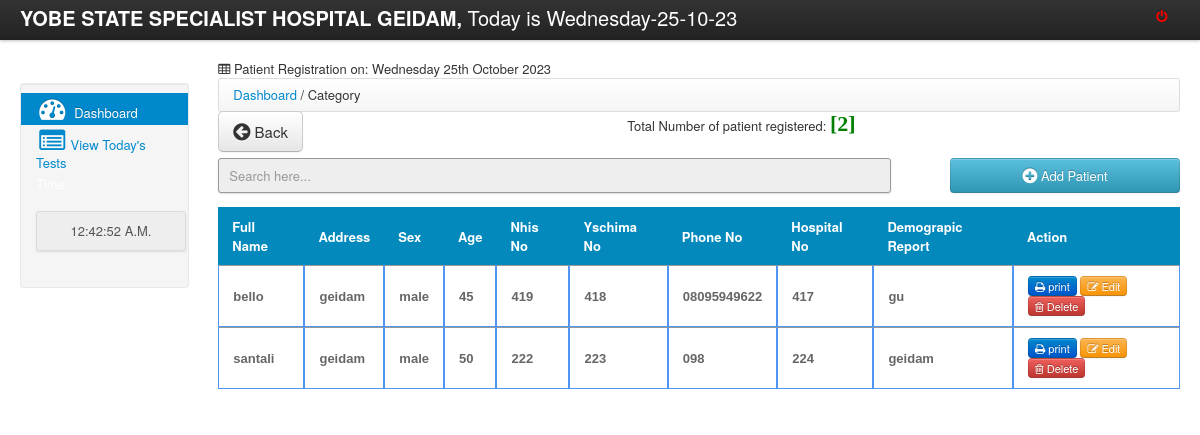
Page /register_patient.php on the committed database.
### tables this page shows
CREATE TABLE IF NOT EXISTS `patients` (
  `id` int(11) NOT NULL AUTO_INCREMENT,
  `name` varchar(50) NOT NULL,
  `address` varchar(50) NOT NULL,
  `age` int(11) NOT NULL,
  `sex` varchar(50) NOT NULL,
  `nhis_no` varchar(50) NOT NULL,
  `yschima_no` varchar(50) NOT NULL,
  `phone_no` varchar(50) NOT NULL,
  `hospital_no` varchar(50) NOT NULL,
  `demographic` varchar(100) NOT NULL,
  `staff_name` varchar(50) NOT NULL,
  `registration_date` timestamp NOT NULL DEFAULT CURRENT_TIMESTAMP,
  PRIMARY KEY (`id`)
);

### register_patient.php (the view, shortened to what this page needs)
<html>
<head>
 <link href="css/bootstrap.css" rel="stylesheet">
    <link rel="stylesheet" type="text/css" href="css/DT_bootstrap.css">
  <link rel="stylesheet" href="css/font-awesome.min.css">
    <link href="css/bootstrap-responsive.css" rel="stylesheet">
<link href="style.css" media="screen" rel="stylesheet" type="text/css" />
<link href="src/facebox.css" media="screen" rel="stylesheet" type="text/css" />
</head>
<body>
<?php include('navfixed.php');?>
<div class="container-fluid">
      <div class="row-fluid">
     <?php
	  if($_SESSION['SESS_LAST_NAME']=="Admin")
	  {
		  include('leftbar.php');
	  }
	  else
	  {
		  include('staff_leftbar.php');
	  }
	 ?>
    <span class="span10">
	<div class="contentheader">
			<i class="icon-table"></i> Patient Registration on: <?php echo date("l jS F Y"); ?>
			</div>
			<ul class="breadcrumb">
			<li><a href="dashboard.php">Dashboard</a></li> /
			<li class="active">Category</li>
			</ul>
<div style="margin-top: -19px; margin-bottom: 21px;">
<a  href="dashboard.php"><button class="btn btn-default btn-large" style="float: left;"><i class="icon icon-circle-arrow-left icon-large"></i> Back</button></a>
			<?php
			$staff = $_SESSION['SESS_FIRST_NAME'];
			include('connect.php');
				$result = $db->prepare("SELECT * FROM patients ORDER BY id DESC");
				$result->execute();
				$rowcount = $result->rowcount();
			?>
				<div style="text-align:center;">
			Total Number of patient registered:  <font color="green" style="font:bold 22px 'Aleo';">[<?php echo $rowcount;?>]</font>
			</div>
</div>
<form class="w-50 mx-auto" id="entryForm" action="" method="post">
            <div class="form-group">
</form>
<input type="text" style="height:35px; color:#222;" name="filter" value="" id="filter" placeholder="Search here..." autocomplete="off" />
<a rel="facebox" href="addpatient.php?staff=<?php echo $staff ?>"><Button type="submit" class="btn btn-info" style="float:right; width:230px; height:35px;" /><i class="icon-plus-sign icon-large"></i> Add Patient</button></a><br><br>
<table class="hoverTable" id="resultTable" data-responsive="table" style="text-align: left;">
	<thead>
		<tr>
            <th>Full Name</th>
            <th>Address</th>
            <th>Sex</th>
            <th>Age</th>
            <th>Nhis No</th>
            <th>Yschima No</th>
            <th>Phone No</th>
            <th>Hospital No</th>
            <th>Demograpic Report</th>
            <th>Action</th>
		</tr>
	</thead>
	<tbody>
			<?php
				include('connect.php');
				$result = $db->prepare("SELECT * FROM patients ORDER BY id DESC");
				$result->execute();
				for($i=1; $row = $result->fetch(); $i++){
                    ?>
                    <tr class="record" style="text-transform:lowercase;">
                        <td><?php echo $row['name']; ?></td>
                        <td><?php echo $row['address']; ?></td>
                        <td><?php echo $row['sex']; ?></td>
                        <td><?php echo $row['age']; ?></td>
                        <td><?php echo $row['nhis_no']; ?></td>
                        <td><?php echo $row['yschima_no']; ?></td>
                        <td><?php echo $row['phone_no']; ?></td>
                        <td><?php echo $row['hospital_no']; ?></td>
                        <td><?php echo $row['demographic']; ?></td>
                        <td><a  title="Click To print " rel="facebox" href="print_patient_detail.php?id=<?php echo $row['id']; ?>&name=<?php echo $row['name']?>&address=<?php echo $row['address']; ?>&hospital_no=<?php echo $row['hospital_no']; ?>&yschima_no=<?php echo $row['yschima_no']; ?>
						    &sex=<?php echo $row['sex']; ?>&nhis_no=<?php echo $row['nhis_no']; ?>&phone_no=<?php echo $row['phone_no']; ?>&demographic=<?php echo $row['demographic']; ?>&age=<?php echo $row['age']; ?>">
						<button class="btn btn-primary btn-mini"><i class="icon-print"></i> print </button></a>
                        <a  title="Click To Edit " rel="facebox" href="edit.php?id=<?php echo $row['id']; ?>"><button class="btn btn-warning btn-mini"><i class="icon-edit"></i> Edit </button></a>
			            <a href="#" id="<?php echo $row['id']; ?>" class="delbutton" title="Click To Delete"><button class="btn btn-danger btn-mini"><i class="icon-trash"></i> Delete</button></a></td>
                    </tr>
                <?php
                    }
                ?>
	</tbody>
</table>
</div>
</div>
</body>
<?php include('footer.php');?>
</html>

### navfixed.php (shortened to what this page needs)
<div class="navbar navbar-inverse navbar-fixed-top">
     <div class="navbar-inner">
       <div class="container-fluid">
         <a class="brand" href="#"><b>YOBE STATE SPECIALIST HOSPITAL GEIDAM,</b>   <?php echo "Today is " . date("l-d-m-y") . "<br>"; ?></a>
         <div class="nav-collapse collapse">
           <ul class="nav pull-right">
             <li><a href="logout.php"><font color="red"><i class="icon-off"></i></font></a></li>
           </ul>
         </div>
       </div>
     </div>
   </div>

### staff_leftbar.php (shortened to what this page needs)
<div class="span2" style="margin-top:2%;">
             <div class="well sidebar-nav" style="padding: 9px 0;">
                 <ul class="nav nav-list">
              <li class="active"><a href="lab_dashboard.php"><i class="icon-dashboard icon-2x"></i> Dashboard </a></li>
			<li><a href="test_patients.php"><i class="icon-list-alt icon-2x"></i>View Today's Tests</a>                                     </li>
			 <div class="hero-unit-clock">
			<form name="clock">
			<font color="white">Time: <br></font>&nbsp;<input style="width:150px;" type="submit" class="trans" name="face" value="" disabled>
			</form>
			  </div>
				</ul>
          </div>
        </div>

### footer.php (shortened to what this page needs)
<link href="vendors/chosen.min.css" rel="stylesheet" media="screen">

### style.css (style rules this page uses)
body { background-image:url('images/pharmacy.jpg'); background-position:center; background-repeat:no-repeat; background-size:cover; }
td a { color:darkblue; }
input { border: 1px solid #999; background: #EEEEEE; padding: 10px; box-shadow:0 1px 2px #ddd; -moz-box-shadow:0 1px 2px #ddd; -webkit-box-shadow:0 1px 2px #ddd; }
#filter { width: 70%; float:left; }
#resultTable { border-collapse: separate; border-spacing: 0; max-width: 100%; }
#resultTable { color: #666666; width: 100%; margin-top: 13px; }
#resultTable thead tr th { background: none repeat scroll 0 0 #0489bd; color: #fff; padding: 10px 14px; text-align: left; border-top: 0 none; font-size: 13px; }
#resultTable tbody tr td { font: bold 13px 'Arial'; text-align: left; padding: 10px 14px; border-top: 1px solid #999999; }
#resultTable td { padding:7px; border:#4e95f4 1px solid; }
#resultTable tr { background: #fff; }

### register_patient.php (style rules this page uses)
body { padding-top: 60px; padding-bottom: 40px; }
.sidebar-nav { padding: 9px 0; }

### rows in the picture
patients: name "bello", address "geidam", sex "male", age "45", nhis_no "419", yschima_no "418", phone_no "08095949622", hospital_no "417", demographic "gu"
patients: name "santali", address "geidam", sex "male", age "50", nhis_no "222", yschima_no "223", phone_no "098", hospital_no "224", demographic "geidam"

### other values in the picture
$rowcount "2"
